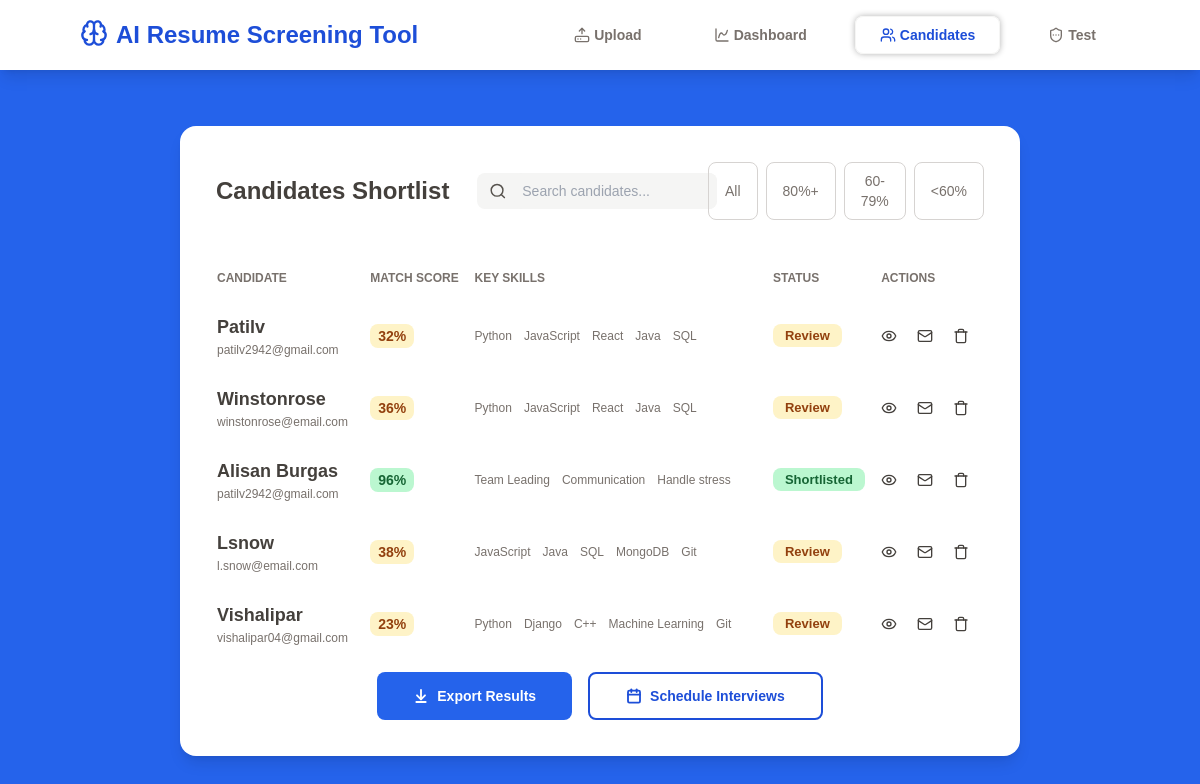
The page /candidates/ on the database as committed earlier.
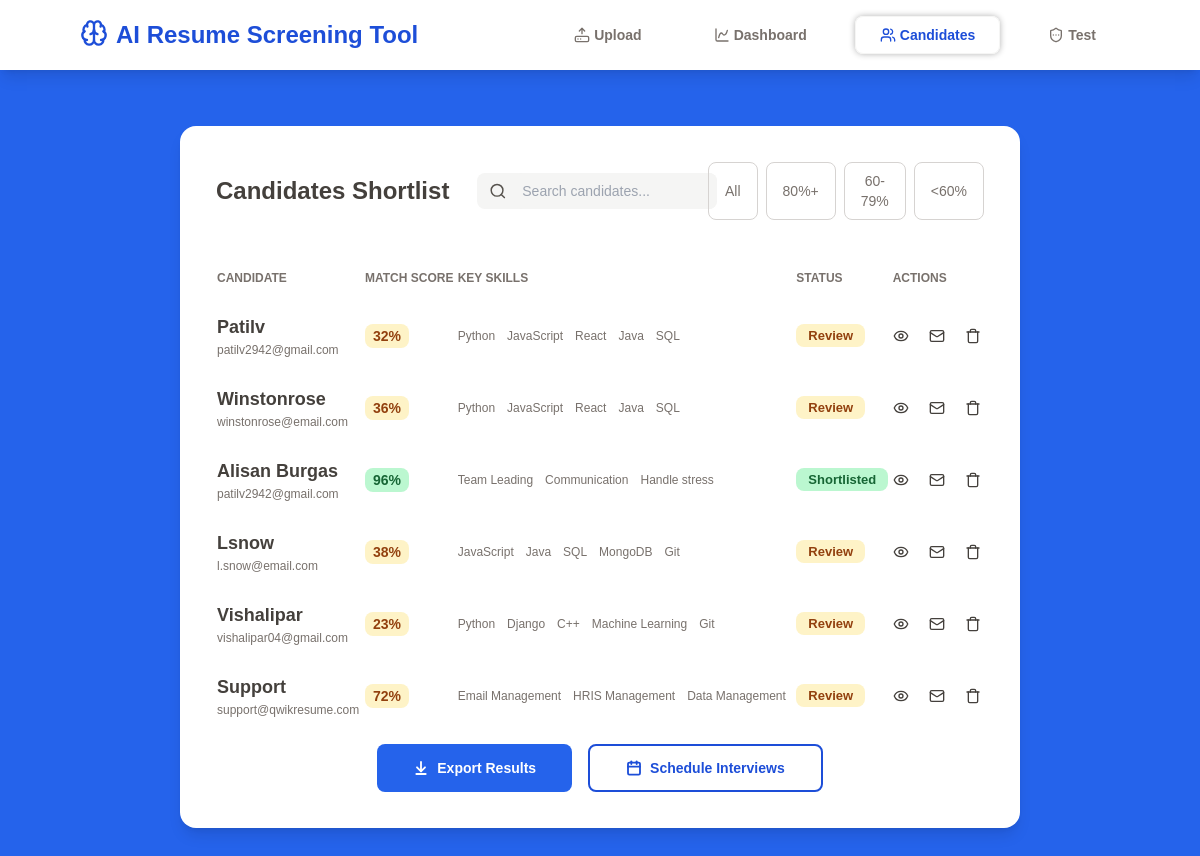
The same page on the database as committed later.
### resume_screening/models.py (models this page shows, shortened)
class UserInfo(models.Model):
    name = models.CharField(max_length=50)
    email = models.EmailField()
    score = models.IntegerField()
    skills = models.JSONField(default=list)
    resume = models.FileField(upload_to='resumes/')
    status = models.BooleanField(default=False)

### resume_screening/views.py (the view)
# urls.py: path('candidates/', views.candidates, name='candidates'),
def candidates(request):
    users = UserInfo.objects.all()
    candidates = len(users)
    context = {
        'candidates':candidates,
        'users':users,
    }
    return render(request, 'candidates.html', context)

### resume_screening/templates/candidates.html (shortened to what this page needs)
{% extends "screening.html" %}
{% block content %}
<div class="p-9 bg-white rounded-2xl shadow-lg">
    <div class='flex justify-between items-center'>
        <p class='text-2xl text-stone-700 font-semibold'>Candidates Shortlist</p>
        <div class="flex items-center gap-2 w-[20vw] pl-3 text-stone-600 bg-stone-100 rounded-lg">
            <svg xmlns="http://www.w3.org/2000/svg" width="20" height="20" viewBox="0 0 24 24" fill="none" stroke="currentColor" stroke-width="2" stroke-linecap="round" stroke-linejoin="round" class="lucide lucide-search-icon lucide-search"><path d="m21 21-4.34-4.34"/><circle cx="11" cy="11" r="8"/></svg>
            <input type="search" name="search" id="" placeholder='Search candidates...' class='text-sm p-2 w-full bg-stone-100 rounded-lg outline-none'>
        </div>
        <div class="filters flex justify-end gap-2 w-[20vw] h-full text-sm">
            <button onclick = "filterByScore('all')" class='px-4 py-2 text-stone-500 border border-stone-300 rounded-lg'>
                All
            </button>
            <button onclick = "filterByScore(80,100)" class='px-4 py-2 text-stone-500 border border-stone-300 rounded-lg'>
                80%+
            </button>
            <button onclick = "filterByScore(60,79)" class='px-4 py-2 text-stone-500 border border-stone-300 rounded-lg'>
                60-79%
            </button>
            <button onclick = "filterByScore(0,59)" class='px-4 py-2 text-stone-500 border border-stone-300 rounded-lg'>
                <60%
            </button>
        </div>
    </div>
    {% if candidates %}
    <div class="mt-6 w-full">
        <table class='w-full border-separate border-spacing-y-6'>
            <thead>
                <tr class='text-stone-500 text-[12px]'>
                    <th class='font-semibold text-start'>CANDIDATE</th>
                    <th class='text-start'>MATCH SCORE</th>
                    <th class='text-start'>KEY SKILLS</th>
                    <th class='text-start'>STATUS</th>
                    <th class='text-start'>ACTIONS</th>
                </tr>
            </thead>
            <tbody class=''>
                {% for user in users %}
                <tr class='text-stone-700'>
                    <td class='flex flex-col'>
                        <span class='text-lg font-semibold'>{{ user.name }}</span>
                        <span class='text-[12px] text-stone-500'>{{ user.email }}</span>
                    </td>
                    <td class='text-sm font-semibold'>
                        <span class='px-2 py-1 {% if user.score >= 80 %}text-green-800 bg-green-200 {% else %}text-amber-800 bg-amber-100{% endif %} rounded-lg'>
                            {{ user.score }}%
                        </span>
                    </td>
                    <td>
                        <p class='flex gap-3 text-[12px] text-stone-500'>
                            {% for skill in user.skills %}
                            <span>{{ skill }}</span>
                            {% endfor %}
                        </p>
                    </td>
                    <td>
                        <p class='text-[13px] font-semibold w-fit'>
                            {% if user.status %} <span class='text-green-800 bg-green-200 px-3 py-1 rounded-lg'>Shortlisted</span>
                            {% else %} <span class='text-amber-800 bg-amber-100 px-3 py-1 rounded-lg'>Review</span>
                            {% endif %}
                        </p>
                    </td>
                    <td>
                        <div class='flex items-center gap-5'>
                            <a href="{{ user.resume.url }}" target="_blank" class='cursor-pointer hover:text-blue-700' title='View'>
                            </a>
                            <span onclick="openEmailModal('{{ user.email }}', '{{ user.name }}')" class='cursor-pointer hover:text-blue-700' title='Contact'>
                            </span>
                            <span class='cursor-pointer hover:text-blue-700' title='Remove' onclick = "if(confirm('Delete this user?')) window.location.href = '{% url 'delete_user' user.id %}'">
                            </span>
                        </div>
                    </td>
                </tr>
                {% endfor %}
            </tbody>
        </table>
    </div>
    <div class="flex justify-center gap-4">
        <a href='{% url "export_candidates" %}' class='flex gap-2 items-center text-white text-sm font-semibold bg-blue-600 px-9 py-3 rounded-lg'>
            Export Results
        </a>
        <button onclick="openScheduleModal()" class='flex gap-2 items-center text-blue-700 hover:text-white hover:bg-blue-600 text-sm font-semibold px-9 py-3 border-2 border-blue-700 rounded-lg transition-colors duration-[400ms]'>
            Schedule Interviews
        </button>
    </div>
    {% else %}
    <p class='flex justify-center mt-9 mb-4 text-stone-400'>No Candidates</p>
    {% endif %}
</div>
{% endblock %}

### resume_screening/templates/screening.html (shortened to what this page needs)
<!DOCTYPE html>
<html>
<head>
    <script src = 'https://cdn.tailwindcss.com'></script>
</head>
<body class='bg-blue-600'>
    <header class='flex justify-center items-center w-full px-20 py-4 bg-white shadow-lg top-0 sticky'>
        <div class="heading w-[50vw]">
            <a href='{% url "home" %}' class='flex gap-2 text-2xl text-blue-700 w-fit font-bold'>
                AI Resume Screening Tool
            </a>
        </div>
        <div class="tabs flex gap-6 text-sm font-semibold w-fit">
            <a href='{% url "home" %}' class='flex items-center gap-1 cursor-pointer px-6 py-2 w-fit {% if request.path == "/" %}text-blue-700 border border-stone-100 shadow-[0_0_6px_rgba(0,0,0,0.3)] rounded-lg {% else %}text-stone-500 hover:text-stone-800 {% endif %}'>
                Upload
            </a>
            <a href='{% url "dashboard" %}' class='flex items-center gap-1 {% if "dashboard" in request.path %}text-blue-700 border border-stone-100 shadow-[0_0_6px_rgba(0,0,0,0.3)] rounded-lg {% else %}text-stone-500 hover:text-stone-800 {% endif %} cursor-pointer px-6 py-2 w-fit'>
                Dashboard
            </a>
            <a href='{% url "candidates" %}' class='flex items-center gap-1 {% if "candidates" in request.path %}text-blue-700 border border-stone-100 shadow-[0_0_6px_rgba(0,0,0,0.3)] rounded-lg {% else %}text-stone-500 hover:text-stone-800 {% endif %} cursor-pointer px-6 py-2 w-fit'>
                Candidates
            </a>
            <a href="{% url 'organize_test' %}" class='flex items-center gap-1 {% if "test" in request.path %}text-blue-700 border border-stone-100 shadow-[0_0_6px_rgba(0,0,0,0.3)] rounded-lg {% else %}text-stone-500 hover:text-stone-800 {% endif %} cursor-pointer px-6 py-2 w-fit'>
                Test
            </a>
        </div>
    </header>
    <div class="max-w-[70vw] mx-auto mt-14 mb-[50px]">
        {% block content %}{% endblock %}
    </div>
</body>
</html>

### resume_screening/templates/screening.html (style rules this page uses)
body { font-family: Arial; margin: 50px auto; }

Rows that differ between the two databases and show on the page:
added UserInfo: name "Support", email "support@qwikresume.com", score "72", skills "Email Management" "HRIS Management" "Data Management", status "Review"
